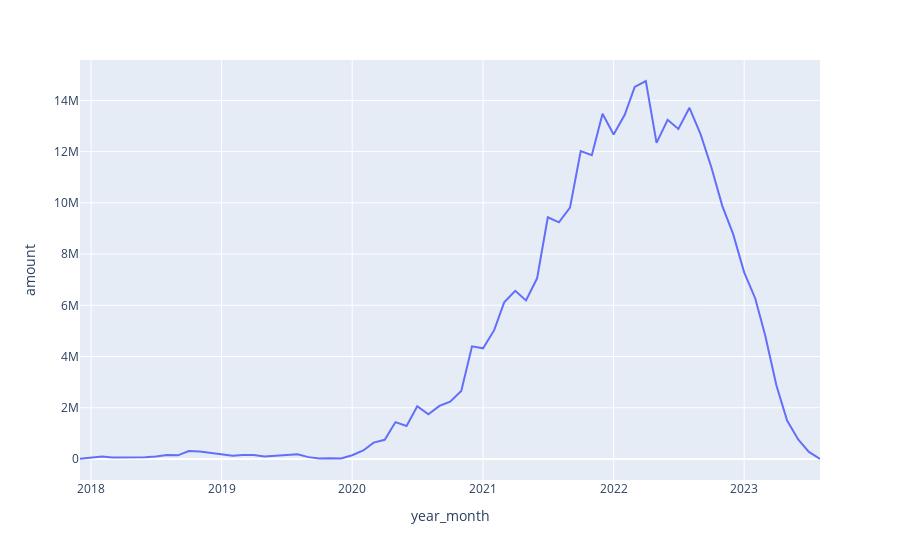

The notebook cell this image was saved under:
### Code cell
sum_date_fig = px.line(sum_date, x = 'year_month', y = 'amount')
sum_date_fig.show()
